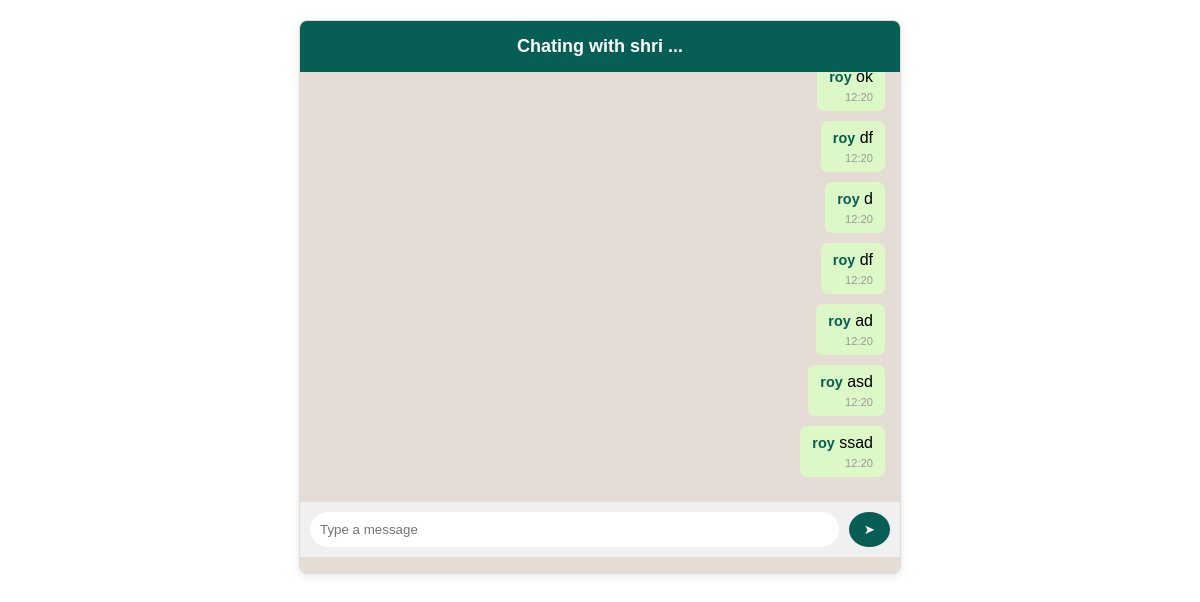
The app's page /connections/chat/4/ (signed in) with its own data.
### connections/models.py (models this page shows, shortened)
class ChatMessage(models.Model):
    sender = models.ForeignKey(settings.AUTH_USER_MODEL, on_delete=models.CASCADE, related_name='sent_messages')
    recipient = models.ForeignKey(settings.AUTH_USER_MODEL, on_delete=models.CASCADE, related_name='received_messages')
    content = models.TextField()
    timestamp = models.DateTimeField(auto_now_add=True)
    class Meta:
        ordering = ['timestamp']

### connections/views.py (the view)
# urls.py: path('chat/<int:user_id>/', views.chat, name='chat'),
@login_required
def chat(request, user_id):
    other_user = get_object_or_404(User, id=user_id)
    interest = Interest.objects.filter(
        (Q(sender=request.user, recipient=other_user) | Q(sender=other_user, recipient=request.user)),
        accepted=True
    ).first()
    if not interest:
        return redirect('user_list')  # Or to an appropriate error page
    messages = ChatMessage.objects.filter(
        (Q(sender=request.user, recipient=other_user) |
         Q(sender=other_user, recipient=request.user))
    ).order_by('timestamp')
    return render(request, 'connections/chat.html', {
        'other_user': other_user,
        'messages': messages,
        'room_name': f"{min(request.user.id, other_user.id)}_{max(request.user.id, other_user.id)}"
    })

### connections/templates/connections/chat.html (shortened to what this page needs)
<div class="chat-container">
    <div class="chat-header">
        <h2>Chating with {{ other_user.username }} ...</h2>
    </div>
    <div id="chat-messages">
        {% for message in messages %}
            <div class="message {% if message.sender == request.user %}sent{% else %}received{% endif %}">
                <strong>{{ message.sender.username }}</strong>
                {{ message.content }}
                <small>{{ message.timestamp|date:"H:i" }}</small>
            </div>
        {% endfor %}
    </div>
    <form id="chat-form">
        <input type="text" id="chat-message-input" placeholder="Type a message">
        <input type="submit" value="➤">
    </form>
</div>

### connections/templates/connections/chat.html (style rules this page uses)
.chat-container { max-width: 600px; margin: 20px auto; border: 1px solid #ddd; border-radius: 8px; overflow: hidden; box-shadow: 0 2px 10px rgba(0,0,0,0.1); background-color: #e5ddd5; font-family: Arial, sans-serif; }
.chat-header { background-color: #075e54; color: white; padding: 15px; text-align: center; }
.chat-header h2 { margin: 0; font-size: 18px; }
#chat-messages { height: 400px; overflow-y: auto; padding: 15px; }
.message { max-width: 80%; margin-bottom: 10px; padding: 8px 12px; border-radius: 7px; position: relative; clear: both; }
.message.sent { background-color: #dcf8c6; float: right; }
.message strong { color: #075e54; font-size: 0.9em; }
.message small { display: block; color: #999; font-size: 0.7em; margin-top: 5px; text-align: right; }
#chat-form { display: flex; padding: 10px; background-color: #f0f0f0; }
#chat-message-input { flex-grow: 1; padding: 10px; border: none; border-radius: 20px; margin-right: 10px; }
#chat-form input[type="submit"] { padding: 10px 15px; background-color: #075e54; color: white; border: none; border-radius: 50%; cursor: pointer; transition: background-color 0.3s; }

### records on screen
ChatMessage: sender.username "roy", content "ok", timestamp "12:20"
ChatMessage: sender.username "roy", content "df", timestamp "12:20"
ChatMessage: sender.username "roy", content "d", timestamp "12:20"
ChatMessage: sender.username "roy", content "df", timestamp "12:20"
ChatMessage: sender.username "roy", content "ad", timestamp "12:20"
ChatMessage: sender.username "roy", content "asd", timestamp "12:20"
ChatMessage: sender.username "roy", content "ssad", timestamp "12:20"

### other values on screen
{{ other_user.username }} "shri"
